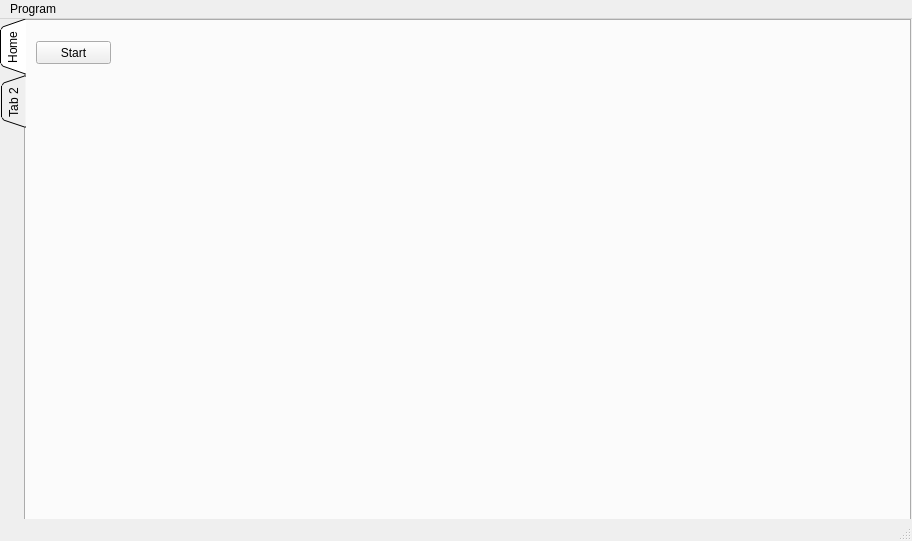
<?xml version="1.0" encoding="UTF-8"?>
<ui version="4.0">
 <class>MainWindow</class>
 <widget class="QMainWindow" name="MainWindow">
  <property name="geometry">
   <rect>
    <x>0</x>
    <y>0</y>
    <width>912</width>
    <height>541</height>
   </rect>
  </property>
  <property name="windowTitle">
   <string>MainWindow</string>
  </property>
  <widget class="QWidget" name="centralwidget">
   <widget class="QTabWidget" name="tabWidget">
    <property name="geometry">
     <rect>
      <x>0</x>
      <y>0</y>
      <width>911</width>
      <height>511</height>
     </rect>
    </property>
    <property name="focusPolicy">
     <enum>Qt::ClickFocus</enum>
    </property>
    <property name="autoFillBackground">
     <bool>true</bool>
    </property>
    <property name="tabPosition">
     <enum>QTabWidget::West</enum>
    </property>
    <property name="tabShape">
     <enum>QTabWidget::Triangular</enum>
    </property>
    <property name="currentIndex">
     <number>0</number>
    </property>
    <property name="tabBarAutoHide">
     <bool>true</bool>
    </property>
    <widget class="QWidget" name="tab">
     <attribute name="title">
      <string>Home</string>
     </attribute>
     <widget class="QPushButton" name="Button1">
      <property name="geometry">
       <rect>
        <x>10</x>
        <y>20</y>
        <width>75</width>
        <height>23</height>
       </rect>
      </property>
      <property name="text">
       <string>Start</string>
      </property>
     </widget>
    </widget>
    <widget class="QWidget" name="tab_2">
     <attribute name="title">
      <string>Tab 2</string>
     </attribute>
     <widget class="QTextBrowser" name="textBrowser">
      <property name="geometry">
       <rect>
        <x>170</x>
        <y>110</y>
        <width>256</width>
        <height>192</height>
       </rect>
      </property>
     </widget>
    </widget>
   </widget>
  </widget>
  <widget class="QMenuBar" name="menubar">
   <property name="geometry">
    <rect>
     <x>0</x>
     <y>0</y>
     <width>912</width>
     <height>21</height>
    </rect>
   </property>
   <widget class="QMenu" name="menuProgram">
    <property name="title">
     <string>Program</string>
    </property>
   </widget>
   <addaction name="menuProgram"/>
  </widget>
  <widget class="QStatusBar" name="statusbar"/>
 </widget>
 <resources/>
 <connections/>
</ui>
